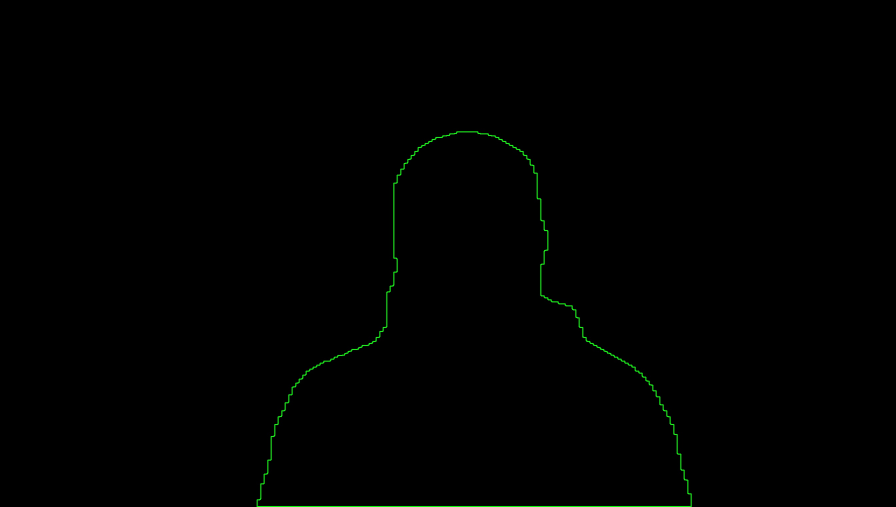
#> input picture test_cv2/output_contour_on_black_image_tt2.jpg, 2688 x 1520 px (shown at 1/3 size)
$ jupyter execute --allow-errors Untitled.ipynb
#> lines starting #> are read from the running program, lines starting #| are printed output that depends on the picture; after the words box and inside, x2 and y2 are one past the last pixel; in counts of white or black regions, pixels touching at a corner belong together
#> further down, image1 is the input picture: shape (1520, 2688, 3); mean B, G, R 0.1, 0.8, 0.1
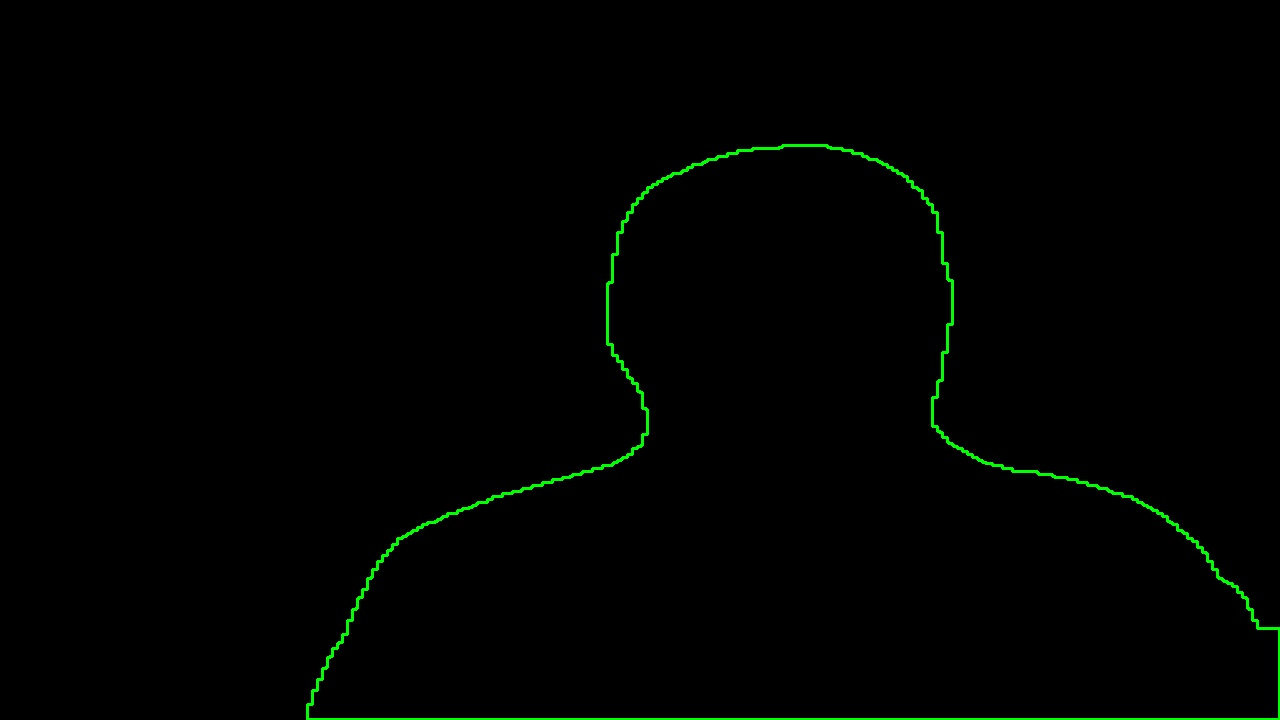
#> input picture test_cv2/output_contour_on_black_image_tt1.jpg, 1280 x 720 px
#> further down, image2 is the input picture: shape (720, 1280, 3); mean B, G, R 0.3, 2.3, 0.3
[cell 1]
import torch
import torchvision.transforms as transforms
from torchvision import models
from PIL import Image

# 加载预训练的 DeepLabv3 模型
#> (the rest of this cell did not finish here and is left out)

[cell 2]
import cv2

# [32 lines left out: function align_images, not called in this run]

# 读取两张图像
image1 = cv2.imread("image1.jpg", cv2.IMREAD_COLOR)
image2 = cv2.imread("image2.jpg", cv2.IMREAD_COLOR)

# 将图像转换为灰度图像
#> (the rest of this cell did not finish here and is left out)

[cell 3]
import torch
import torchvision.transforms as transforms
from torchvision import models
from PIL import Image
import numpy as np
import cv2

# 加载预训练的 DeepLabv3 模型
#> (the rest of this cell did not finish here and is left out)

[cell 4]
import cv2
import numpy as np

def extract_green_contours(image):
    hsv = cv2.cvtColor(image, cv2.COLOR_BGR2HSV)
#> hsv: shape (1520, 2688, 3); mean H, S, V 1.2, 4.3, 0.8
    lower_green = np.array([40, 40, 40])
    upper_green = np.array([70, 255, 255])
    mask = cv2.inRange(hsv, lower_green, upper_green)
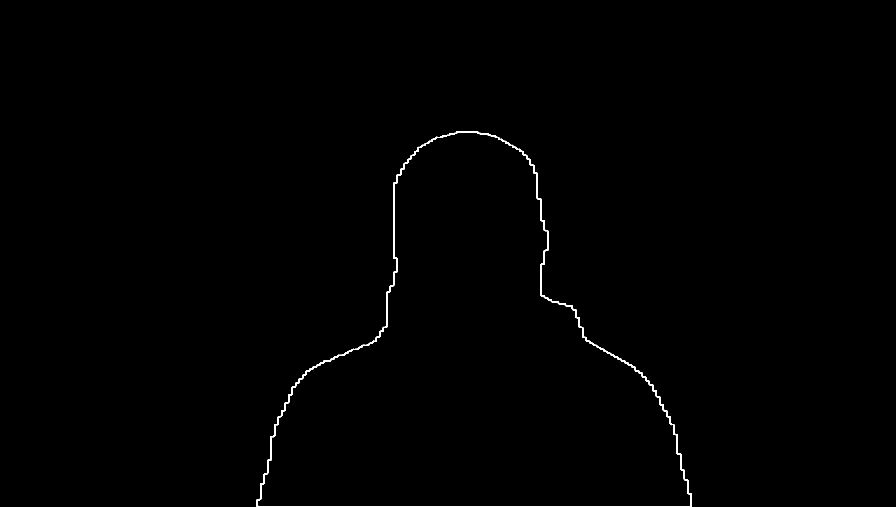
#> mask: shape (1520, 2688) (shown at 1/3 size); 0.37% white; 1 white region
    contours, _ = cv2.findContours(mask, cv2.RETR_EXTERNAL, cv2.CHAIN_APPROX_SIMPLE)
#> contours = 1 contour; box (x1, y1, x2, y2) and area: (770, 394, 2076, 1520) 837918
    return contours

def align_images(image1, image2):
    contours1 = extract_green_contours(image1)
#> contours1 has the same summary as contours in extract_green_contours
    contours2 = extract_green_contours(image2)
#> in extract_green_contours (call 2), `hsv = cv2.cvtColor(image, cv2.COLOR_BGR2HSV)`: hsv: shape (720, 1280, 3); mean H, S, V 3.5, 12.1, 2.3
#> in extract_green_contours (call 2), `mask = cv2.inRange(hsv, lower_green, upper_green)`:
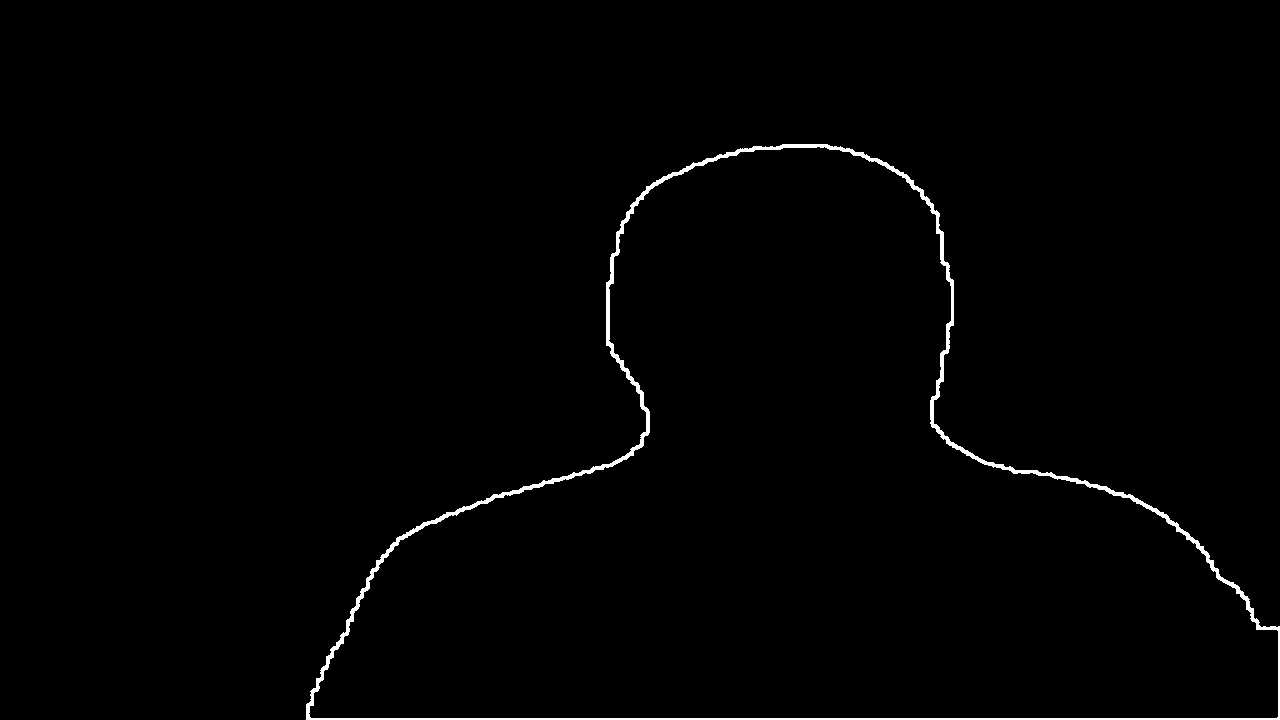
#> mask: shape (720, 1280); 1% white; 1 white region
#> in extract_green_contours (call 2), `contours, _ = cv2.findContours(mask, cv2.RETR_EXTERNAL, cv2.CHAIN_APPR..`: contours = 1 contour; box (x1, y1, x2, y2) and area: (306, 144, 1280, 720) 309774
#> contours2 has the same summary as contours in extract_green_contours

    # 计算轮廓的中心点
    centers1 = [np.mean(contour, axis=0) for contour in contours1]
#> centers1 = [[[1430.2, 949.2]]]
    centers2 = [np.mean(contour, axis=0) for contour in contours2]
#> centers2 = [[[770.3, 419.2]]]

    # 寻找最佳匹配
    best_matches = []
    for center1 in centers1:
        min_distance = float('inf')
        best_match = None
        for center2 in centers2:
            distance = np.linalg.norm(center1 - center2)
            if distance < min_distance:
                min_distance = distance
                best_match = center2
        best_matches.append(best_match)
#> this loop made 1 pass
#> after the loop, best_matches = [[[770.3, 419.2]]]

    # 计算透视变换矩阵
    src_pts = np.float32(centers1).reshape(-1, 1, 2)
#> src_pts = [[1430.2, 949.2]]
    dst_pts = np.float32(best_matches).reshape(-1, 1, 2)
#> dst_pts = [[770.3, 419.2]]
    M, _ = cv2.findHomography(src_pts, dst_pts, cv2.RANSAC, 5.0)

    # 对其中一个图像进行透视变换
    aligned_image1 = cv2.warpPerspective(image1, M, (image2.shape[1], image2.shape[0]))

    return aligned_image1

# 读取两张黑底图像
image1_path = "output_contour_on_black_image_tt2.jpg"
image2_path = "output_contour_on_black_image_tt1.jpg"

image1 = cv2.imread(image1_path)
image2 = cv2.imread(image2_path)

# 对图像进行对齐
#> (the rest of this cell did not finish here and is left out)

[cell 5]
import torchvision.transforms as transforms
from torchvision import models
from PIL import Image
import numpy as np
import cv2

# 加载预训练的 DeepLabv3 模型
#> (the rest of this cell did not finish here and is left out)

[cell 6]
import torch
import torchvision.transforms as transforms
from torchvision import models
from PIL import Image
import numpy as np
import cv2

# 加载预训练的 DeepLabv3 模型
#> (the rest of this cell did not finish here and is left out)

[cell 7]
import torchvision.transforms as transforms
from torchvision import models
from PIL import Image
import numpy as np
import cv2

# 加载预训练的 Mask R-CNN 模型
#> (the rest of this cell did not finish here and is left out)

[cell 8]
import dlib
import cv2

# 加载 Dlib 的人脸检测器和关键点检测器
#> (the rest of this cell did not finish here and is left out)

[cell 9]
import cv2
import numpy as np

# 读取人像分割后的图像，蓝色区域为人的上半身和头部
segmented_image = cv2.imread('output_image_tt1.png')

# 将图像转换为HSV颜色空间
#> (the rest of this cell did not finish here and is left out)

[cell 10]
import cv2
import numpy as np

# 读取人像分割后的图像，蓝色区域为人的上半身和头部
segmented_image = cv2.imread('output_image_tt1.png')

# 将图像转换为灰度图像
#> (the rest of this cell did not finish here and is left out)

[cell 11]
import cv2

# 加载图像并转换为灰度图
image_path = "output_contour_on_black_image_tt2.jpg"
image = cv2.imread(image_path)
gray_image = cv2.cvtColor(image, cv2.COLOR_BGR2GRAY)

# 使用阈值化进行分割
_, thresholded_image = cv2.threshold(gray_image, 128, 255, cv2.THRESH_BINARY)
#> thresholded_image: shape (1520, 2688); 0.32% white; 1 white region

# 寻找图像的轮廓
contours, _ = cv2.findContours(thresholded_image, cv2.RETR_EXTERNAL, cv2.CHAIN_APPROX_SIMPLE)
#> contours = 1 contour; box (x1, y1, x2, y2) and area: (770, 394, 2075, 1520) 836943

# 寻找每个轮廓的凸包
for contour in contours:
    hull = cv2.convexHull(contour)

    # 在图像上绘制凸包的点
    for point in hull:
        x, y = point[0]
        cv2.circle(image, (x, y), 5, (0, 255, 0), -1)
#> this loop made 1 pass

# 显示标记后的图像
cv2.imshow("Image with Convex Hull Points", image)
cv2.waitKey(0)
cv2.destroyAllWindows()
